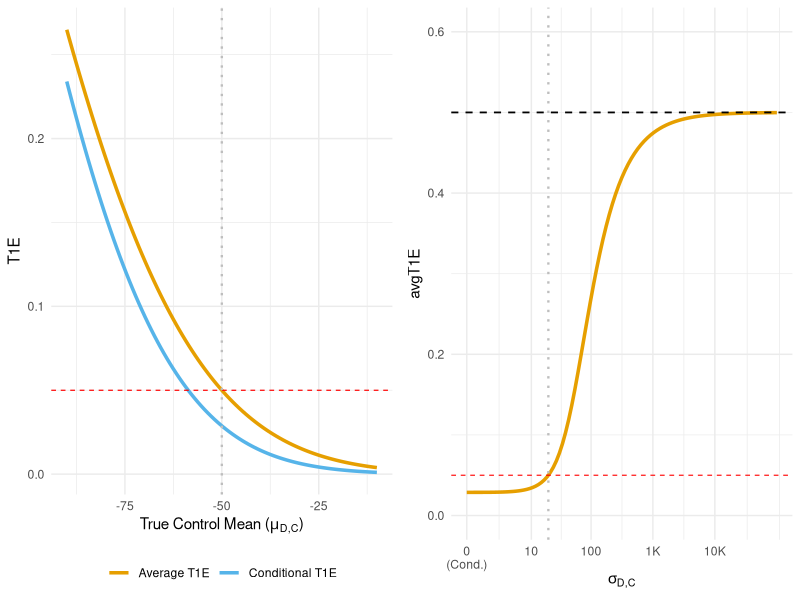
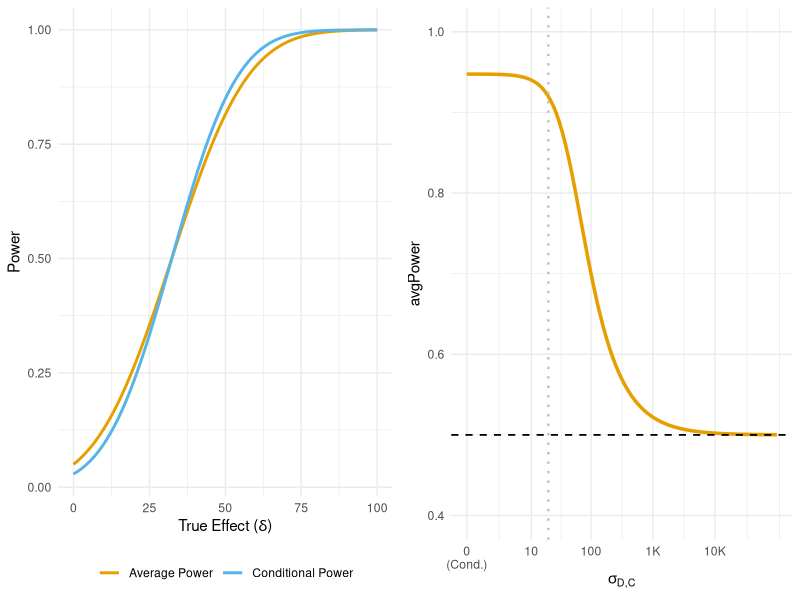
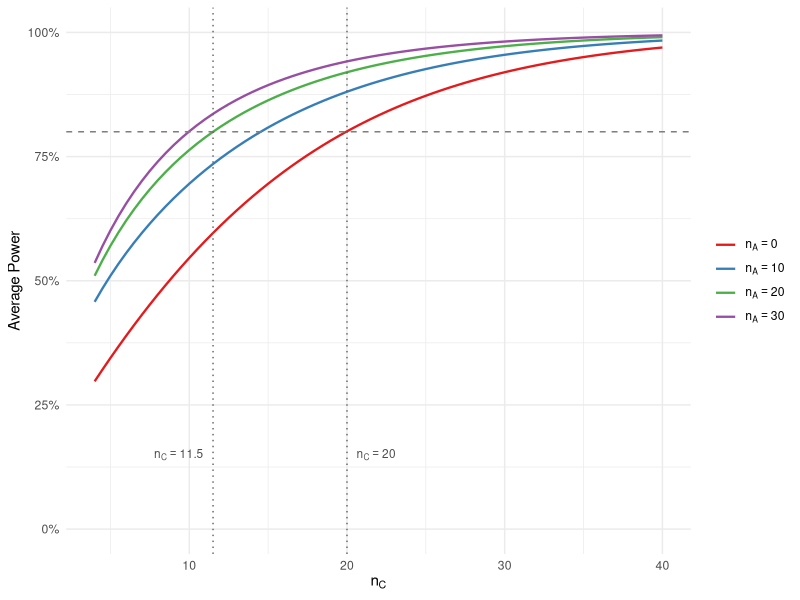
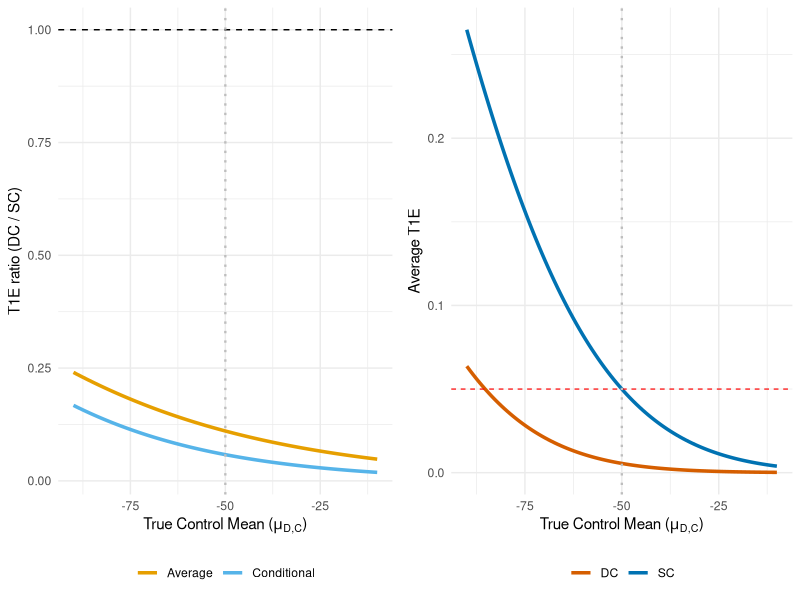
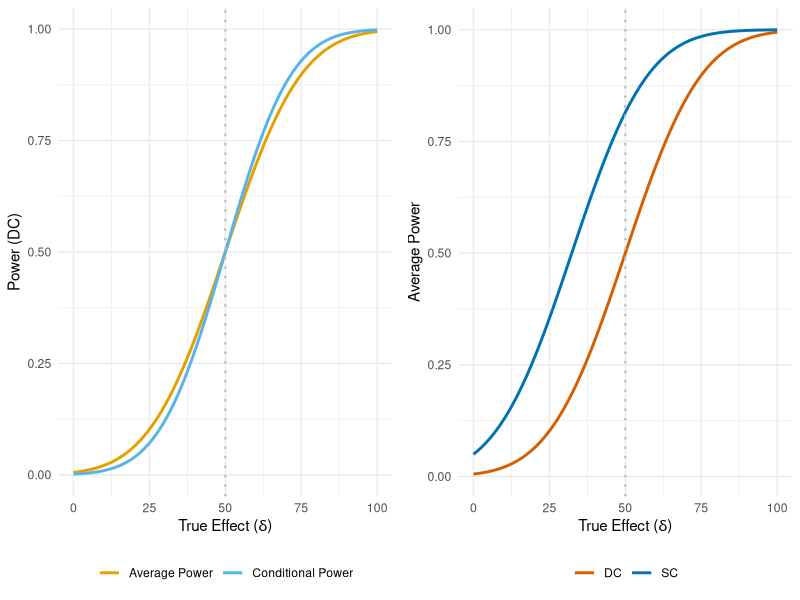
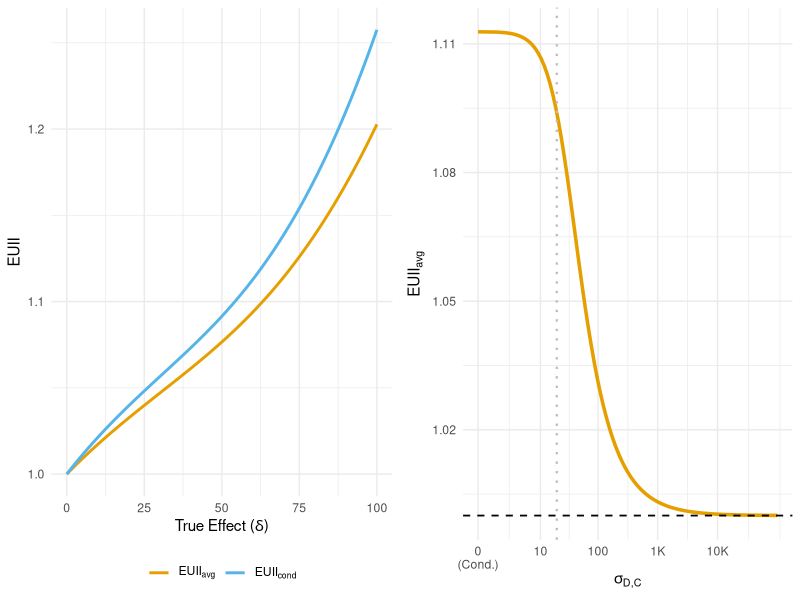
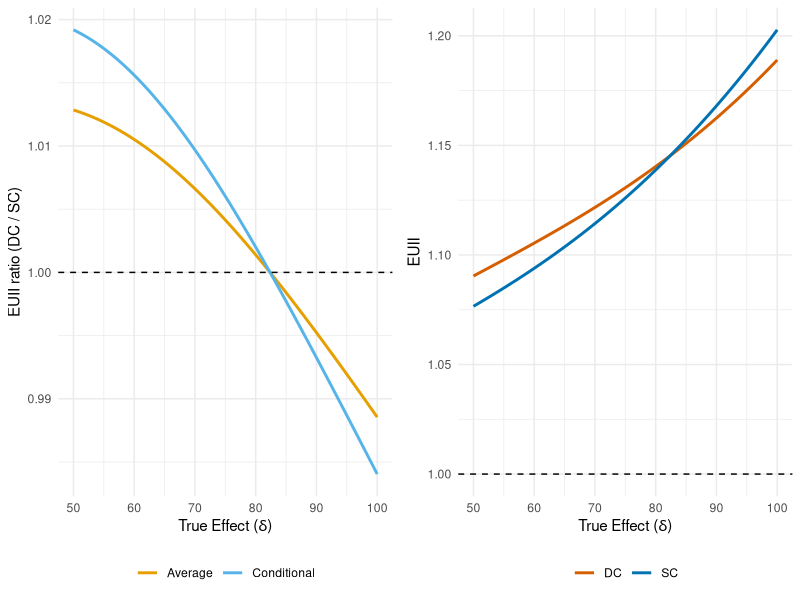
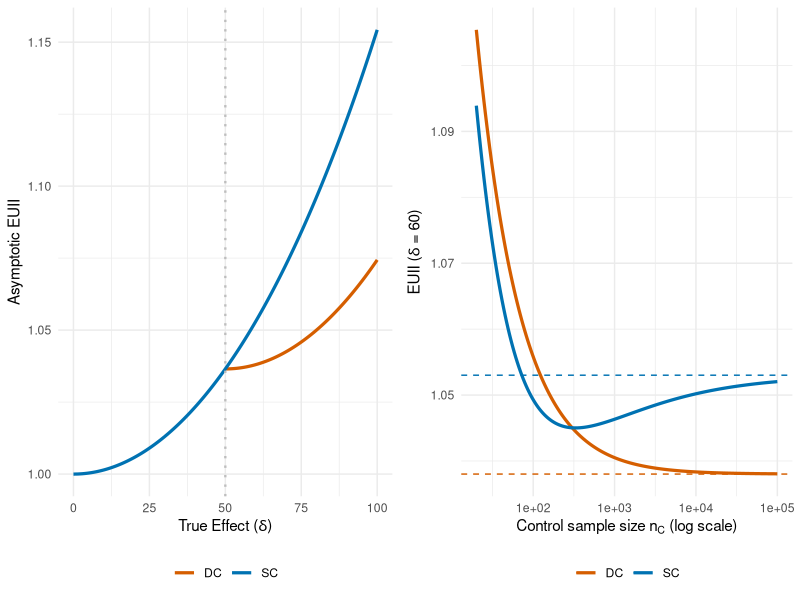

These figures' R source, in order:
# =============================================================================
# Closed-Form Running Example 
# =============================================================================
# Reproduction of the 8 R chunks of manuscript.Rnw that use the 
# closed-form running example 
# =============================================================================

# Shared colour palette, reused across every figure in the manuscript so that
# SC/DC and Average/Conditional always match
col_sc   <- "#0072B2"
col_dc   <- "#D55E00"
col_avg  <- "#E69F00"
col_cond <- "#56B4E9"


# =============================================================================
# Chunk: plot_t1e
# =============================================================================
library(ggplot2)
library(dplyr)
library(tidyr)
library(gridExtra)
library(scales)

# --- Trial Parameters  ---
sigma <- 88; n_C <- 20; n_T <- 40; n_A <- 20; N_total <- n_C + n_T
v_C <- sigma^2 / n_C; v_T <- sigma^2 / n_T; sigma_A2 <- sigma^2 / n_A; mu_A <- -50
q <- 0; z_p <- qnorm(0.95)
W <- sigma_A2 / (sigma_A2 + v_C)
V_delta <- W * v_C + v_T
V_samp <- W^2 * v_C + v_T
k_SC <- q + z_p * sqrt(V_delta)   # SC (significance) threshold

# rejection probabilities for a generic threshold k
# (SC: k = k_SC; dual criterion: k = max(DV, k_SC))
condPower <- function(theta_C_star, delta, k)
  1 - pnorm((k - ((1 - W) * (mu_A - theta_C_star) + delta)) / sqrt(V_samp))

avgPower <- function(mu_D, sigma_D2, delta, k)
  1 - pnorm((k - ((1 - W) * (mu_A - mu_D) + delta)) / sqrt(V_samp + (1 - W)^2 * sigma_D2))

calc_EUII <- function(power, t1e, N) {
  eps <- 1e-10
  p <- pmax(pmin(power, 1 - eps), eps); t <- pmax(pmin(t1e, 1 - eps), eps)

  log_dor <- qlogis(p) - qlogis(t)
  return(exp(log_dor / N))
}

my_theme <- theme_minimal() + theme(legend.position = "bottom", legend.title = element_blank())
my_x_scale <- scale_x_continuous(trans = "log1p", breaks = c(0, 10, 100, 1000, 10000), labels = c("0\n(Cond.)", "10", "100", "1K", "10K"))

# --- T1E Data & Plots ---
df_t1e_loc <- data.frame(mu_D = seq(-90, -10, length.out = 100)) |>
  mutate(
    `Conditional T1E` = condPower(mu_D, 0, k_SC),
    `Average T1E` = avgPower(mu_D, sigma_A2, 0, k_SC)
  ) |>
  pivot_longer(cols = c(`Conditional T1E`, `Average T1E`), names_to = "Metric", values_to = "Value")

sigmas <- c(0, 10^seq(0, 5, length.out = 99))
df_t1e_scale <- data.frame(sigma_D = sigmas) |>
  mutate(Avg_T1E = avgPower(mu_A, sigma_D^2, 0, k_SC))

p1a <- ggplot(df_t1e_loc, aes(x = mu_D, y = Value, color = Metric)) +
  geom_line(size = 1.2) +
  geom_hline(yintercept = 0.05, linetype = "dashed", color = "red", linewidth = 0.4) +
  geom_vline(xintercept = mu_A, linetype = "dotted", color = "gray", linewidth = 0.8) +
  scale_color_manual(values = c("Average T1E" = col_avg, "Conditional T1E" = col_cond)) +
  labs(x = expression("True Control Mean (" * mu["D,C"] * ")"),
       y = "T1E") +
  my_theme

p1b <- ggplot(df_t1e_scale, aes(x = sigma_D, y = Avg_T1E)) +
  geom_line(color = "#E69F00", size = 1.2) +
  geom_hline(yintercept = 0.5, linetype = "dashed", color = "black", linewidth = 0.6) +
  geom_hline(yintercept = 0.05, linetype = "dashed", color = "red", linewidth = 0.4) +
  geom_vline(xintercept = sqrt(sigma_A2), linetype = "dotted", color = "gray", linewidth = 0.8) +
  my_x_scale +
  coord_cartesian(ylim = c(0, 0.6)) +
  labs(x = expression(sigma["D,C"]),
       y = "avgT1E") +
  my_theme

grid.arrange(p1a, p1b, ncol = 2)


# =============================================================================
# Chunk: plot_power
# =============================================================================
# --- Power Data & Plots ---
df_pow_loc <- data.frame(delta = seq(0, 100, length.out = 100)) |>
  mutate(
    `Conditional Power` = condPower(mu_A, delta, k_SC),
    `Average Power` = avgPower(mu_A, sigma_A2, delta, k_SC)
  ) |>
  pivot_longer(cols = c(`Conditional Power`, `Average Power`), names_to = "Metric", values_to = "Value")

df_pow_scale <- data.frame(sigma_D = sigmas) |>
  mutate(Avg_Power = avgPower(mu_A, sigma_D^2, 60, k_SC))

p2a <- ggplot(df_pow_loc, aes(x = delta, y = Value, color = Metric)) +
  geom_line(size = 1) +
  scale_color_manual(values = c("Average Power" = col_avg, "Conditional Power" = col_cond)) +
  labs(x = expression("True Effect (" * delta * ")"),
       y = "Power") +
  my_theme

p2b <- ggplot(df_pow_scale, aes(x = sigma_D, y = Avg_Power)) +
  geom_line(color = "#E69F00", size = 1.2) +
  geom_hline(yintercept = 0.5, linetype = "dashed", color="black", linewidth = 0.6) +
  geom_vline(xintercept = sqrt(sigma_A2), linetype = "dotted", color = "gray", linewidth = 0.8) +
  my_x_scale +
  coord_cartesian(ylim = c(0.4, 1.0)) +
  labs(x = expression(sigma["D,C"]),
       y = "avgPower") +
  my_theme

grid.arrange(p2a, p2b, ncol = 2)


# =============================================================================
# Chunk: plot_avgpower_nc
# =============================================================================
avgPower_ess <- function(delta, n_C, n_A, r_T, sigma, z_p, q = 0) {
  n_T <- r_T * n_C
  1 - pnorm(z_p - (delta - q) / (sigma * sqrt(1 / (n_C + n_A) + 1 / n_T)))
}

n_C_seq <- seq(4, 40, by = 0.5)
n_A_vals <- c(0, 10, 20, 30)
df_ss <- do.call(rbind, lapply(n_A_vals, function(na) {
  data.frame(
    n_C   = n_C_seq,
    power = avgPower_ess(delta = 60, n_C = n_C_seq, n_A = na,
                         r_T = 2, sigma = 88, z_p = qnorm(0.95)),
    n_A   = factor(paste0("n_A = ", na))
  )
}))

#
K_req   <- 88^2 * (qnorm(0.95) + qnorm(0.80))^2 / 60^2 # 13.30
b_req   <- K_req * (2 + 1) - 2 * 20
n_C_req <- (b_req + sqrt(b_req^2 + 4 * 2 * K_req * 20)) / (2 * 2)  # 11.5

legend_labels <- expression(n[A] == 0, n[A] == 10, n[A] == 20, n[A] == 30)

ggplot(df_ss, aes(x = n_C, y = power, colour = n_A)) +
  geom_line(linewidth = 0.8) +
  geom_hline(yintercept = 0.8, linetype = "dashed", colour = "grey50") +
  geom_vline(xintercept = n_C_req, linetype = "dotted", colour = "grey40") +
  geom_vline(xintercept = 20,      linetype = "dotted", colour = "grey40") +
  annotate("text", x = n_C_req - 0.6, y = 0.15, label = paste0("n[C] == ", round(n_C_req, 1)),
           hjust = 1, size = 3, colour = "grey30", parse = TRUE) +
  annotate("text", x = 20 + 0.6, y = 0.15, label = "n[C] == 20",
           hjust = 0, size = 3, colour = "grey30", parse = TRUE) +
  scale_y_continuous(labels = scales::percent_format(accuracy = 1), limits = c(0, 1)) +
  scale_colour_brewer(palette = "Set1", labels = legend_labels) +
  labs(x = expression(n[C]), y = "Average Power",
       colour = NULL, linetype = NULL) +
  my_theme +
  theme(legend.position = "right")
 

# =============================================================================
# Chunk: plot_t1e_ratio
# =============================================================================
# Dual-criterion threshold for the running example (k_SC defined in setup)
DV   <- 50
k_DC <- max(DV, k_SC)

df_rt1e_loc <- data.frame(mu_D = seq(-90, -10, length.out = 100)) |>
  mutate(
    Conditional = condPower(mu_D, 0, k_DC) / condPower(mu_D, 0, k_SC),
    Average     = avgPower(mu_D, sigma_A2, 0, k_DC) / avgPower(mu_D,  sigma_A2, 0, k_SC)
  ) |>
  pivot_longer(cols = c(Conditional, Average), names_to = "Metric", values_to = "Ratio")

df_t1e_abs <- data.frame(mu_D = seq(-90, -10, length.out = 100)) |>
  mutate(
     DC         = avgPower(mu_D, sigma_A2, 0, k_DC),
    SC = avgPower(mu_D, sigma_A2, 0, k_SC)
  ) |>
  pivot_longer(cols = c(DC, SC), names_to = "Criterion", values_to = "avgT1E")

pr1a <- ggplot(df_rt1e_loc, aes(mu_D, Ratio, color = Metric)) +
  geom_line(size = 1.2) +
  geom_hline(yintercept = 1, linetype = "dashed", color = "black", linewidth = 0.5) +
  geom_vline(xintercept = mu_A, linetype = "dotted", color = "gray", linewidth = 0.8) +
  scale_color_manual(values = c("Average" = col_avg, "Conditional" = col_cond)) +
  labs(x = expression("True Control Mean (" * mu["D,C"] * ")"),
       y = "T1E ratio (DC / SC)") + my_theme

pr1b <- ggplot(df_t1e_abs, aes(mu_D, avgT1E, color = Criterion)) +
  geom_line(size = 1.2) +
  geom_hline(yintercept = 0.05, linetype = "dashed", color = "red", linewidth = 0.4) +
  geom_vline(xintercept = mu_A, linetype = "dotted", color = "gray", linewidth = 0.8) +
  scale_color_manual(values = c("DC" = col_dc, "SC" = col_sc)) +
  labs(x = expression("True Control Mean (" * mu["D,C"] * ")"),
       y = "Average T1E") + my_theme

grid.arrange(pr1a, pr1b, ncol = 2)


# =============================================================================
# Chunk: plot_power_ratio
# =============================================================================
df_pow_dc <- data.frame(delta = seq(0, 100, length.out = 100)) |>
  mutate(
    `Conditional Power` = condPower(mu_A, delta, k_DC),
    `Average Power`     = avgPower(mu_A, sigma_A2, delta, k_DC)
  ) |>
  pivot_longer(cols = c(`Conditional Power`, `Average Power`),
               names_to = "Metric", values_to = "Value")

df_pow_abs <- data.frame(delta = seq(0, 100, length.out = 100)) |>
  mutate(
    DC         = avgPower(mu_A, sigma_A2, delta, k_DC),
    SC = avgPower(mu_A, sigma_A2, delta, k_SC)
  ) |>
  pivot_longer(cols = c(DC, SC), names_to = "Criterion", values_to = "avgPower")

pr2a <- ggplot(df_pow_dc, aes(delta, Value, color = Metric)) +
  geom_line(size = 1) +
  geom_vline(xintercept = DV, linetype = "dotted", color = "gray", linewidth = 0.8) +
  scale_color_manual(values = c("Average Power" = col_avg, "Conditional Power" = col_cond)) +
  labs(x = expression("True Effect (" * delta * ")"), y = "Power (DC)") + my_theme

pr2b <- ggplot(df_pow_abs, aes(delta, avgPower, color = Criterion)) +
  geom_line(size = 1) +
  geom_vline(xintercept = DV, linetype = "dotted", color = "gray", linewidth = 0.8) +
  scale_color_manual(values = c("DC" = col_dc, "SC" = col_sc)) +
  labs(x = expression("True Effect (" * delta * ")"), y = "Average Power") + my_theme

grid.arrange(pr2a, pr2b, ncol = 2)


# =============================================================================
# Chunk: plot_euii
# =============================================================================
# --- EUII Data & Plots ---
df_euii_loc <- data.frame(delta = seq(0, 100, length.out = 100)) |>
  mutate(
    Cond_EUII = calc_EUII(condPower(mu_A, delta, k_SC), condPower(mu_A, 0, k_SC), N_total),
    Avg_EUII  = calc_EUII(avgPower(mu_A, sigma_A2, delta, k_SC), avgPower(mu_A, sigma_A2, 0, k_SC), N_total)
  ) |> pivot_longer(cols = c(Cond_EUII, Avg_EUII), names_to = "Metric", values_to = "Value")

df_euii_scale <- data.frame(sigma_D = sigmas) |>
  mutate(Avg_EUII = calc_EUII(avgPower(mu_A, sigma_D^2, 60, k_SC), avgPower(mu_A, sigma_D^2, 0, k_SC), N_total))

p3a <- ggplot(df_euii_loc, aes(x = delta, y = Value, color = Metric)) +
  geom_line(size = 1) +
  scale_color_manual(values = c("Avg_EUII" = col_avg, "Cond_EUII" = col_cond),
                     labels = c("Avg_EUII"  = expression(EUII[avg]),
                                "Cond_EUII" = expression(EUII[cond]))) +
  labs(x = expression("True Effect (" * delta * ")"), y = "EUII") + my_theme

p3b <- ggplot(df_euii_scale, aes(x = sigma_D, y = Avg_EUII)) +
  geom_line(color = col_avg, size = 1.2) +
  geom_hline(yintercept = 1.0, linetype = "dashed", color="black", linewidth = 0.6) +
  geom_vline(xintercept = sqrt(sigma_A2), linetype = "dotted", color = "gray", linewidth = 0.8) +
  my_x_scale +
  labs(x = expression(sigma["D,C"]), y = expression(EUII[avg])) + my_theme

grid.arrange(p3a, p3b, ncol = 2)


# =============================================================================
# Chunk: plot_euii_ratio
# =============================================================================
df_reuii_loc <- data.frame(delta = seq(50, 100, length.out = 100)) |>
  mutate(
    Conditional = calc_EUII(condPower(mu_A, delta, k_DC), condPower(mu_A, 0, k_DC), N_total) /
                  calc_EUII(condPower(mu_A, delta, k_SC), condPower(mu_A, 0, k_SC), N_total),
    Average     = calc_EUII(avgPower(mu_A, sigma_A2, delta, k_DC), avgPower(mu_A, sigma_A2, 0, k_DC), N_total) /
                  calc_EUII(avgPower(mu_A, sigma_A2, delta, k_SC), avgPower(mu_A, sigma_A2, 0, k_SC), N_total)
  ) |>
  pivot_longer(cols = c(Conditional, Average), names_to = "Metric", values_to = "Ratio")

df_euii_abs <- data.frame(delta = seq(50, 100, length.out = 100)) |>
  mutate(
    DC         = calc_EUII(avgPower(mu_A, sigma_A2, delta, k_DC), avgPower(mu_A, sigma_A2, 0, k_DC), N_total),
    SC = calc_EUII(avgPower(mu_A, sigma_A2, delta, k_SC), avgPower(mu_A, sigma_A2, 0, k_SC), N_total)
  ) |>
  pivot_longer(cols = c(DC, SC), names_to = "Criterion", values_to = "avgEUII")

pr3a <- ggplot(df_reuii_loc, aes(delta, Ratio, color = Metric)) +
  geom_line(size = 1) +
  geom_hline(yintercept = 1, linetype = "dashed", color = "black", linewidth = 0.5) +
  scale_color_manual(values = c("Average" = col_avg, "Conditional" = col_cond)) +
  labs(x = expression("True Effect (" * delta * ")"), y = "EUII ratio (DC / SC)") + my_theme

pr3b <- ggplot(df_euii_abs, aes(delta, avgEUII, color = Criterion)) +
  geom_line(size = 1) +
  geom_hline(yintercept = 1, linetype = "dashed", color = "black", linewidth = 0.5) +
  scale_color_manual(values = c("DC" = col_dc, "SC" = col_sc)) +
  labs(x = expression("True Effect (" * delta * ")"), y = "EUII") + my_theme

grid.arrange(pr3a, pr3b, ncol = 2)


# =============================================================================
# Chunk: plot_euii_asymptotic
# =============================================================================
library(gridExtra)
sigma <- 88; rT_a <- 2; DV_a <- 50; n_A_a <- 20; z_p_a <- qnorm(0.95)
cols_euii <- c("DC" = col_dc, "SC" = col_sc)

## asymptotic value with limiting threshold kappa (q for SC, DV for DC)
euii_asymptotic <- function(delta, kappa)
  exp(rT_a * ((delta - kappa)^2 + kappa^2) / (2 * sigma^2 * (1 + rT_a)^2))

## --- Left panel: asymptotic values as a function of delta ---
dd <- seq(0, 100, length.out = 200)
df_asym <- rbind(
  data.frame(delta = dd,             Criterion = "SC", EUII = euii_asymptotic(dd, 0)),
  data.frame(delta = dd[dd >= DV_a], Criterion = "DC", EUII = euii_asymptotic(dd[dd >= DV_a], DV_a))
)
p_left <- ggplot(df_asym, aes(delta, EUII, color = Criterion)) +
  geom_line(linewidth = 1.1) +
  geom_vline(xintercept = DV_a, linetype = "dotted", color = "gray", linewidth = 0.8) +
  scale_color_manual(values = cols_euii) +
  labs(x = expression("True Effect (" * delta * ")"),
       y = "Asymptotic EUII" ) + my_theme

## --- Right panel: finite-n EUII vs n_C at delta = 60, with asymptotes ---
Lstable <- function(x) pnorm(x, log.p = TRUE) - pnorm(x, lower.tail = FALSE, log.p = TRUE)  # logit Phi in log space

euii_finite <- function(n_C, criterion, delta = 60) {
  s <- sigma * sqrt(1 / (n_C + n_A_a) + 1 / (rT_a * n_C))   # see Formula (12). avgPower for aligned priors

  k  <- z_p_a * s                                          # SC threshold (q = 0)
  if (criterion == "DC") k <- max(k, DV_a)                 # DC threshold = max(k_SC, DV)
  exp((Lstable((delta - k) / s) - Lstable(-k / s)) / (n_C * (1 + rT_a)))
}

nc <- exp(seq(log(20), log(1e5), length.out = 200))

df_nc <- rbind(
  data.frame(n_C = nc, Criterion = "SC", EUII = sapply(nc, euii_finite, criterion = "SC")),
  data.frame(n_C = nc, Criterion = "DC", EUII = sapply(nc, euii_finite, criterion = "DC"))
)

asy <- data.frame(Criterion = c("SC", "DC"),
                  asy_value = c(euii_asymptotic(60, 0), euii_asymptotic(60, DV_a)))

p_right <- ggplot(df_nc, aes(n_C, EUII, color = Criterion)) +
  geom_hline(data = asy, aes(yintercept = asy_value, color = Criterion),
             linetype = "dashed", linewidth = 0.5, inherit.aes = FALSE) +
  geom_line(linewidth = 1.1) +
  scale_x_log10() +
  scale_color_manual(values = cols_euii) +
  labs(x = expression("Control sample size " * n[C] * " (log scale)"),
       y = expression(EUII * " (" * delta * " = 60)")) + my_theme

grid.arrange(p_left, p_right, ncol = 2)

## I tried to get this asymptotic results using RBest, but the EUII converges to 1 even in the 1 Normal case prior
## (Analysis prior == Design prior ). Maybe it is numerical stabiity ?
